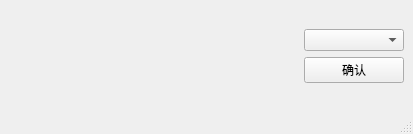
<?xml version="1.0" encoding="UTF-8"?>
<ui version="4.0">
 <class>MainWindowMin</class>
 <widget class="QMainWindow" name="MainWindowMin">
  <property name="geometry">
   <rect>
    <x>0</x>
    <y>0</y>
    <width>413</width>
    <height>134</height>
   </rect>
  </property>
  <property name="windowTitle">
   <string>MainWindow</string>
  </property>
  <widget class="QWidget" name="centralwidget">
   <layout class="QGridLayout" name="gridLayout">
    <item row="0" column="0">
     <spacer name="horizontalSpacer">
      <property name="orientation">
       <enum>Qt::Horizontal</enum>
      </property>
      <property name="sizeHint" stdset="0">
       <size>
        <width>284</width>
        <height>20</height>
       </size>
      </property>
     </spacer>
    </item>
    <item row="0" column="1">
     <layout class="QVBoxLayout" name="verticalLayout">
      <item>
       <widget class="QLabel" name="LedObjLabelMin">
        <property name="maximumSize">
         <size>
          <width>200</width>
          <height>30</height>
         </size>
        </property>
        <property name="text">
         <string/>
        </property>
       </widget>
      </item>
      <item>
       <widget class="QComboBox" name="LedOptionsComboBoxMin">
        <property name="maximumSize">
         <size>
          <width>200</width>
          <height>30</height>
         </size>
        </property>
       </widget>
      </item>
      <item>
       <widget class="QPushButton" name="LedConfirmPushButtonMin">
        <property name="minimumSize">
         <size>
          <width>100</width>
          <height>0</height>
         </size>
        </property>
        <property name="maximumSize">
         <size>
          <width>100</width>
          <height>30</height>
         </size>
        </property>
        <property name="text">
         <string>确认</string>
        </property>
       </widget>
      </item>
     </layout>
    </item>
    <item row="1" column="0">
     <widget class="QLabel" name="TimeObjLabelMin">
      <property name="text">
       <string/>
      </property>
     </widget>
    </item>
   </layout>
  </widget>
  <widget class="QMenuBar" name="menubar">
   <property name="geometry">
    <rect>
     <x>0</x>
     <y>0</y>
     <width>413</width>
     <height>22</height>
    </rect>
   </property>
  </widget>
  <widget class="QStatusBar" name="statusbar"/>
 </widget>
 <resources/>
 <connections/>
</ui>
